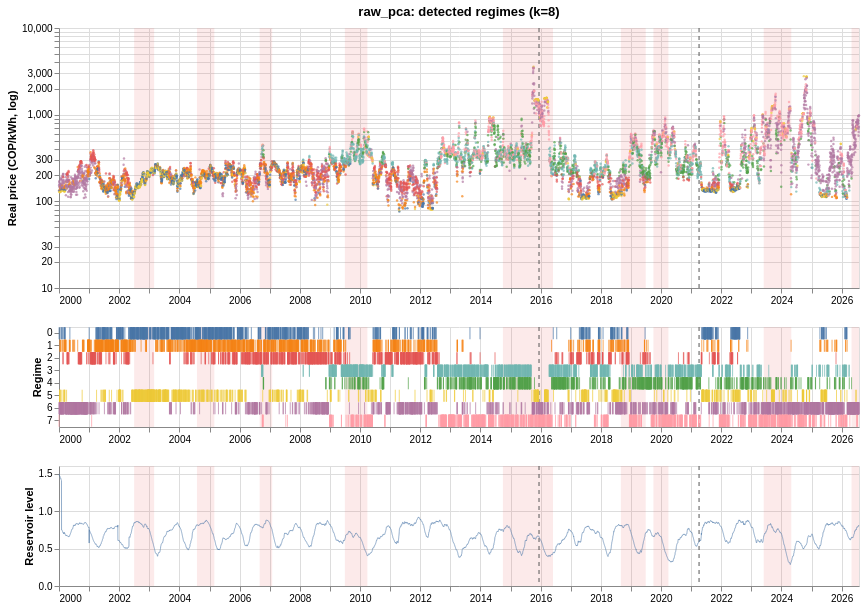

The cell this chart's notebook holds for it:
### Code cell
raw_timeline = run_baseline("raw_pca", raw_latents)
raw_timeline

### Figure 1 — Vega specification as saved in the notebook (floating-point values rounded to 4 significant figures; data arrays with more than 128 entries replaced by an {"elided": "..."} marker saying what was removed)
{"$schema": "https://vega.github.io/schema/vega/v5.json", "data": [{"name": "source_8", "values": {"elided": "9709 records"}, "transform": [{"type": "formula", "expr": "toDate(datum['date'])", "as": "date"}]}, {"name": "source_0", "values": [{"end": "2003-02-28T00:00:00.000", "start": "2002-07-01T00:00:00.000"}, {"end": "2005-02-28T00:00:00.000", "start": "2004-08-01T00:00:00.000"}, {"end": "2007-01-31T00:00:00.000", "start": "2006-09-01T00:00:00.000"}, {"end": "2010-03-31T00:00:00.000", "start": "2009-07-01T00:00:00.000"}, {"end": "2016-05-31T00:00:00.000", "start": "2014-10-01T00:00:00.000"}, {"end": "2019-06-30T00:00:00.000", "start": "2018-09-01T00:00:00.000"}, {"end": "2020-03-31T00:00:00.000", "start": "2019-10-01T00:00:00.000"}, {"end": "2024-04-30T00:00:00.000", "start": "2023-06-01T00:00:00.000"}, {"end": "2026-07-31T00:00:00.000", "start": "2026-05-01T00:00:00.000"}], "transform": [{"type": "formula", "expr": "toDate(datum['start'])", "as": "start"}, {"type": "formula", "expr": "toDate(datum['end'])", "as": "end"}]}, {"name": "source_1", "values": [{"date": "2015-12-13T00:00:00.000"}, {"date": "2021-04-07T00:00:00.000"}], "transform": [{"type": "formula", "expr": "toDate(datum['date'])", "as": "date"}]}, {"name": "source_2", "values": {"elided": "9709 records"}, "transform": [{"type": "formula", "expr": "toDate(datum['date'])", "as": "date"}]}, {"name": "source_3", "values": [{"end": "2003-02-28T00:00:00.000", "start": "2002-07-01T00:00:00.000"}, {"end": "2005-02-28T00:00:00.000", "start": "2004-08-01T00:00:00.000"}, {"end": "2007-01-31T00:00:00.000", "start": "2006-09-01T00:00:00.000"}, {"end": "2010-03-31T00:00:00.000", "start": "2009-07-01T00:00:00.000"}, {"end": "2016-05-31T00:00:00.000", "start": "2014-10-01T00:00:00.000"}, {"end": "2019-06-30T00:00:00.000", "start": "2018-09-01T00:00:00.000"}, {"end": "2020-03-31T00:00:00.000", "start": "2019-10-01T00:00:00.000"}, {"end": "2024-04-30T00:00:00.000", "start": "2023-06-01T00:00:00.000"}, {"end": "2026-07-31T00:00:00.000", "start": "2026-05-01T00:00:00.000"}], "transform": [{"type": "formula", "expr": "toDate(datum['start'])", "as": "start"}, {"type": "formula", "expr": "toDate(datum['end'])", "as": "end"}]}, {"name": "source_4", "values": [{"date": "2015-12-13T00:00:00.000"}, {"date": "2021-04-07T00:00:00.000"}], "transform": [{"type": "formula", "expr": "toDate(datum['date'])", "as": "date"}]}, {"name": "source_5", "values": {"elided": "9709 records"}, "transform": [{"type": "formula", "expr": "toDate(datum['date'])", "as": "date"}]}, {"name": "source_6", "values": [{"end": "2003-02-28T00:00:00.000", "start": "2002-07-01T00:00:00.000"}, {"end": "2005-02-28T00:00:00.000", "start": "2004-08-01T00:00:00.000"}, {"end": "2007-01-31T00:00:00.000", "start": "2006-09-01T00:00:00.000"}, {"end": "2010-03-31T00:00:00.000", "start": "2009-07-01T00:00:00.000"}, {"end": "2016-05-31T00:00:00.000", "start": "2014-10-01T00:00:00.000"}, {"end": "2019-06-30T00:00:00.000", "start": "2018-09-01T00:00:00.000"}, {"end": "2020-03-31T00:00:00.000", "start": "2019-10-01T00:00:00.000"}, {"end": "2024-04-30T00:00:00.000", "start": "2023-06-01T00:00:00.000"}, {"end": "2026-07-31T00:00:00.000", "start": "2026-05-01T00:00:00.000"}], "transform": [{"type": "formula", "expr": "toDate(datum['start'])", "as": "start"}, {"type": "formula", "expr": "toDate(datum['end'])", "as": "end"}]}, {"name": "source_7", "values": [{"date": "2015-12-13T00:00:00.000"}, {"date": "2021-04-07T00:00:00.000"}], "transform": [{"type": "formula", "expr": "toDate(datum['date'])", "as": "date"}]}, {"name": "source_2_color_domain_regime_0", "values": [{"regime": "7"}, {"regime": "0"}, {"regime": "6"}, {"regime": "5"}, {"regime": "1"}, {"regime": "2"}, {"regime": "3"}, {"regime": "4"}]}, {"name": "source_5_color_domain_regime_1", "values": [{"regime": "7"}, {"regime": "0"}, {"regime": "6"}, {"regime": "5"}, {"regime": "1"}, {"regime": "2"}, {"regime": "3"}, {"regime": "4"}]}, {"name": "source_5_concat_1_y_domain_regime", "values": [{"regime": "7"}, {"regime": "0"}, {"regime": "6"}, {"regime": "5"}, {"regime": "1"}, {"regime": "2"}, {"regime": "3"}, {"regime": "4"}]}, {"name": "source_8_concat_2_y_domain_volumen_util_pct", "values": [{"min": 0.2856, "max": 1.491}]}], "signals": [{"name": "concat_0_height", "value": 260}, {"name": "concat_1_height", "value": 100}, {"name": "concat_2_height", "value": 120}], "marks": [{"type": "group", "name": "concat_0_group", "encode": {"update": {"width": {"signal": "width"}, "height": {"signal": "concat_0_height"}}}, "marks": [{"type": "rect", "name": "concat_0_layer_0_marks", "from": {"data": "source_0"}, "encode": {"update": {"x2": {"field": "end", "scale": "concat_0_x"}, "y2": {"field": {"signal": null, "datum": null, "group": "height", "parent": null}}, "fill": {"value": "#e45756"}, "opacity": {"value": 0.12}, "x": {"field": "start", "scale": "concat_0_x"}, "y": {"value": 0}}}, "style": ["rect"]}, {"type": "rule", "name": "concat_0_layer_1_marks", "from": {"data": "source_1"}, "encode": {"update": {"y": {"value": 0}, "stroke": {"value": "#555555"}, "x": {"field": "date", "scale": "concat_0_x"}, "strokeDash": {"value": [4, 4]}, "y2": {"field": {"signal": null, "datum": null, "group": "height", "parent": null}}}}, "style": ["rule"]}, {"type": "symbol", "name": "concat_0_layer_2_marks", "from": {"data": "source_2"}, "encode": {"update": {"size": {"value": 6}, "y": {"field": "precio_real_cop_kwh", "scale": "concat_0_y"}, "x": {"field": "date", "scale": "concat_0_x"}, "shape": {"value": "circle"}, "fill": {"field": "regime", "scale": "color"}, "opacity": {"value": 0.7}}}, "style": ["circle"]}], "axes": [{"scale": "concat_0_x", "maxExtent": 0, "grid": true, "tickCount": {"signal": "ceil(width/40)"}, "aria": false, "labels": false, "gridScale": "concat_0_y", "zindex": 0, "ticks": false, "domain": false, "minExtent": 0, "orient": "bottom"}, {"scale": "concat_0_y", "minExtent": 0, "gridScale": "concat_0_x", "zindex": 0, "grid": true, "maxExtent": 0, "orient": "left", "ticks": false, "domain": false, "labels": false, "aria": false}, {"scale": "concat_0_x", "labelOverlap": true, "zindex": 0, "grid": false, "orient": "bottom", "tickCount": {"signal": "ceil(width/40)"}, "labelFlush": true}, {"scale": "concat_0_y", "title": "Real price (COP/kWh, log)", "labelOverlap": "greedy", "orient": "left", "grid": false, "zindex": 0}], "title": {"text": "raw_pca: detected regimes (k=8)", "frame": "group"}, "style": "cell"}, {"type": "group", "name": "concat_1_group", "encode": {"update": {"width": {"signal": "width"}, "height": {"signal": "concat_1_height"}}}, "marks": [{"type": "rect", "name": "concat_1_layer_0_marks", "from": {"data": "source_3"}, "encode": {"update": {"opacity": {"value": 0.12}, "fill": {"value": "#e45756"}, "x": {"field": "start", "scale": "concat_1_x"}, "x2": {"field": "end", "scale": "concat_1_x"}, "y": {"value": 0}, "y2": {"field": {"signal": null, "datum": null, "group": "height", "parent": null}}}}, "style": ["rect"]}, {"type": "rule", "name": "concat_1_layer_1_marks", "from": {"data": "source_4"}, "encode": {"update": {"y2": {"field": {"signal": null, "datum": null, "group": "height", "parent": null}}, "y": {"value": 0}, "strokeDash": {"value": [4, 4]}, "stroke": {"value": "#555555"}, "x": {"field": "date", "scale": "concat_1_x"}}}, "style": ["rule"]}, {"type": "rect", "name": "concat_1_layer_2_marks", "from": {"data": "source_5"}, "encode": {"update": {"height": {"value": 12}, "yc": {"field": "regime", "scale": "concat_1_y", "band": 0.5}, "xc": {"field": "date", "scale": "concat_1_x"}, "opacity": {"value": 0.7}, "fill": {"field": "regime", "scale": "color"}, "width": {"value": 1}}}, "style": ["tick"]}], "axes": [{"scale": "concat_1_x", "maxExtent": 0, "ticks": false, "orient": "bottom", "labels": false, "tickCount": {"signal": "ceil(width/40)"}, "domain": false, "zindex": 0, "minExtent": 0, "gridScale": "concat_1_y", "aria": false, "grid": true}, {"scale": "concat_1_x", "tickCount": {"signal": "ceil(width/40)"}, "labelOverlap": true, "zindex": 0, "orient": "bottom", "grid": false, "labelFlush": true}, {"scale": "concat_1_y", "orient": "left", "zindex": 0, "grid": false, "title": "Regime"}], "style": "cell"}, {"type": "group", "name": "concat_2_group", "encode": {"update": {"width": {"signal": "width"}, "height": {"signal": "concat_2_height"}}}, "marks": [{"type": "rect", "name": "concat_2_layer_0_marks", "from": {"data": "source_6"}, "encode": {"update": {"x2": {"field": "end", "scale": "concat_2_x"}, "fill": {"value": "#e45756"}, "y": {"value": 0}, "opacity": {"value": 0.12}, "x": {"field": "start", "scale": "concat_2_x"}, "y2": {"field": {"signal": null, "datum": null, "group": "height", "parent": null}}}}, "style": ["rect"]}, {"type": "rule", "name": "concat_2_layer_1_marks", "from": {"data": "source_7"}, "encode": {"update": {"x": {"field": "date", "scale": "concat_2_x"}, "y": {"value": 0}, "y2": {"field": {"signal": null, "datum": null, "group": "height", "parent": null}}, "strokeDash": {"value": [4, 4]}, "stroke": {"value": "#555555"}}}, "style": ["rule"]}, {"type": "line", "name": "concat_2_layer_2_marks", "from": {"data": "source_8"}, "sort": {"field": "x"}, "encode": {"update": {"stroke": {"value": "#4c78a8"}, "x": {"field": "date", "scale": "concat_2_x"}, "defined": {"signal": "isValid(datum[\"date\"]) && isFinite(+datum[\"date\"]) && isValid(datum[\"volumen_util_pct\"]) && isFinite(+datum[\"volumen_util_pct\"])"}, "strokeWidth": {"value": 0.6}, "y": {"field": "volumen_util_pct", "scale": "concat_2_y"}}}, "style": ["line"]}], "axes": [{"scale": "concat_2_x", "orient": "bottom", "gridScale": "concat_2_y", "ticks": false, "tickCount": {"signal": "ceil(width/40)"}, "aria": false, "maxExtent": 0, "zindex": 0, "domain": false, "grid": true, "minExtent": 0, "labels": false}, {"scale": "concat_2_y", "ticks": false, "aria": false, "gridScale": "concat_2_x", "labels": false, "domain": false, "maxExtent": 0, "orient": "left", "tickCount": {"signal": "ceil(concat_2_height/40)"}, "grid": true, "minExtent": 0, "zindex": 0}, {"scale": "concat_2_x", "labelOverlap": true, "labelFlush": true, "tickCount": {"signal": "ceil(width/40)"}, "zindex": 0, "orient": "bottom", "grid": false}, {"scale": "concat_2_y", "labelOverlap": true, "tickCount": {"signal": "ceil(concat_2_height/40)"}, "grid": false, "orient": "left", "zindex": 0, "title": "Reservoir level"}], "style": "cell"}], "scales": [{"name": "color", "type": "ordinal", "domain": {"fields": [{"data": "source_2_color_domain_regime_0", "field": "regime"}, {"data": "source_5_color_domain_regime_1", "field": "regime"}], "sort": true}, "range": "category"}, {"name": "concat_0_x", "type": "time", "domain": {"fields": [{"data": "source_0", "field": "start"}, {"data": "source_0", "field": "end"}, {"data": "source_1", "field": "date"}, {"data": "source_2", "field": "date"}]}, "range": [0, {"signal": "width"}]}, {"name": "concat_0_y", "type": "log", "domain": {"data": "source_2", "field": "precio_real_cop_kwh"}, "range": [{"signal": "concat_0_height"}, 0], "nice": true}, {"name": "concat_1_x", "type": "time", "domain": {"fields": [{"data": "source_3", "field": "start"}, {"data": "source_3", "field": "end"}, {"data": "source_4", "field": "date"}, {"data": "source_5", "field": "date"}]}, "range": [0, {"signal": "width"}]}, {"name": "concat_1_y", "type": "band", "domain": {"data": "source_5_concat_1_y_domain_regime", "field": "regime", "sort": true}, "range": [0, {"signal": "concat_1_height"}], "paddingOuter": 0.125, "paddingInner": 0.25}, {"name": "concat_2_x", "type": "time", "domain": {"fields": [{"data": "source_6", "field": "start"}, {"data": "source_6", "field": "end"}, {"data": "source_7", "field": "date"}, {"data": "source_8", "field": "date"}]}, "range": [0, {"signal": "width"}]}, {"name": "concat_2_y", "type": "linear", "domain": [{"signal": "(data(\"source_8_concat_2_y_domain_volumen_util_pct\")[0] || {}).min"}, {"signal": "(data(\"source_8_concat_2_y_domain_volumen_util_pct\")[0] || {}).max"}], "range": [{"signal": "concat_2_height"}, 0], "zero": true, "nice": true}], "layout": {"padding": 20, "columns": 1, "bounds": "full", "align": "each"}, "width": 800, "background": "white", "padding": 5}
